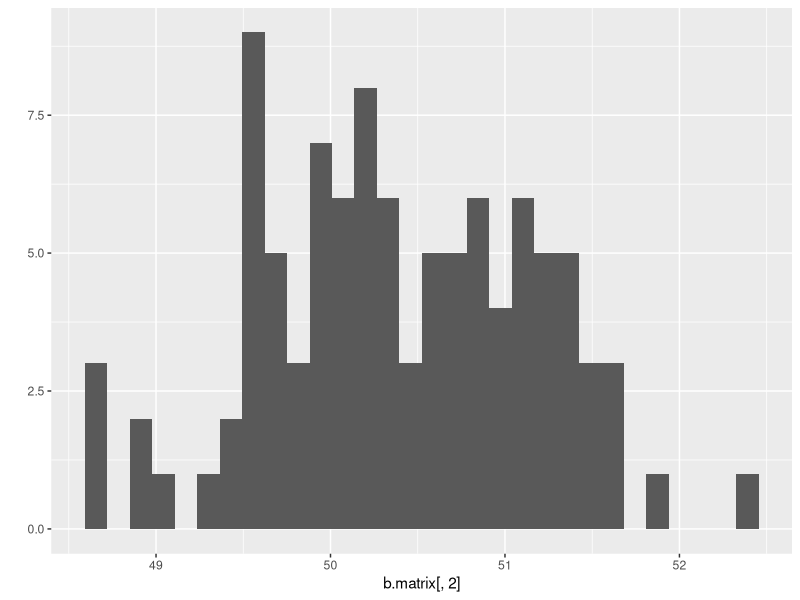
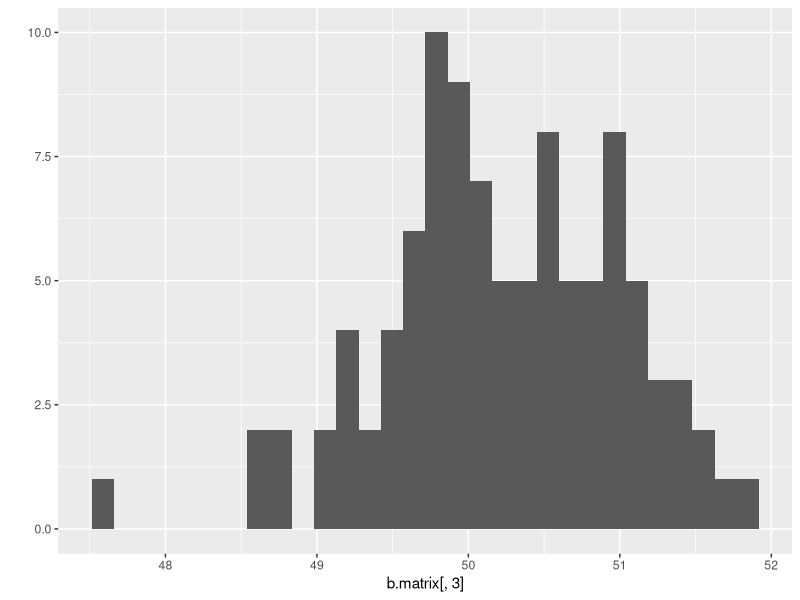
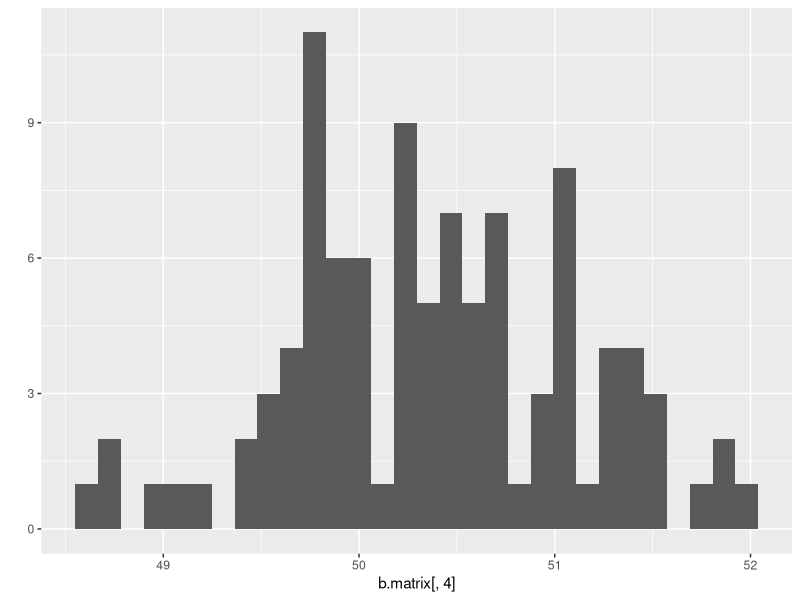
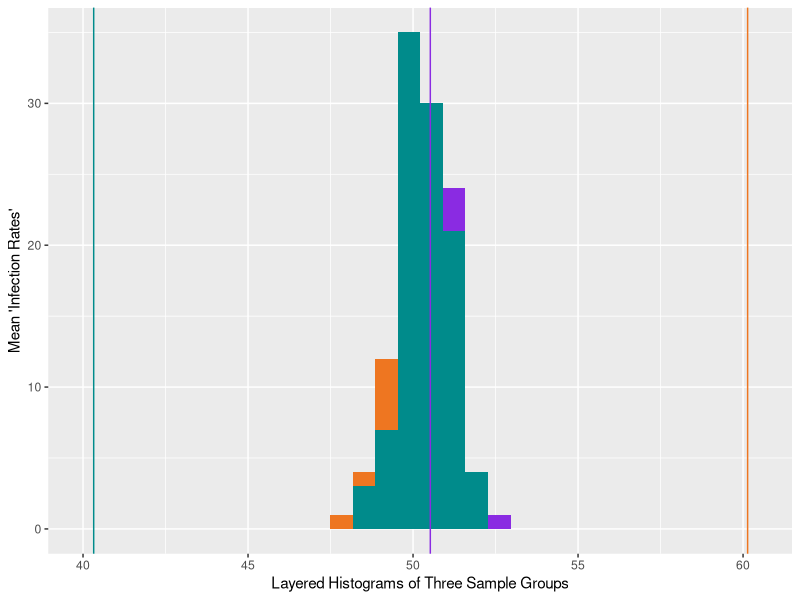

The R source for these figures, in order:
## ---- chunk 1
knitr::opts_chunk$set(echo = TRUE)
## ---- chunk 2
# Using a for loop, write a function to calculate the number of zeroes in a numeric vector. Before entering the loop, set up a counter variable counter <- 0. Inside the loop, add 1 to counter each time you have a zero in the matrix. Finally, use return(counter) for the output.

my_vec <- sample(0:10, size=10)
print(my_vec)

counter <- 0

for(i in 1:length(my_vec)){
  if(my_vec[i] == 0){
    counter <- counter + 1
  }
}

print(counter)
## ---- chunk 3
# Use subsetting instead of a loop to rewrite the function as a single line of code.

my_vec <- sample(0:10, size=10)
print(my_vec)

count <- sum(my_vec == 0)
print(count)
## ---- chunk 4
# Write a function that takes as input two integers representing the number of rows and columns in a matrix. The output is a matrix of these dimensions in which each element is the product of the row number x the column number.

# Making the matrix

x <- 5
y <- 10

fake.matrix <- matrix(data=NA,nrow=x,ncol=y)
print(fake.matrix)

for (i in 1:nrow(fake.matrix)) {
  for (j in 1:ncol(fake.matrix)) {
    fake.matrix[i,j] <- i*j
  } # end of column j loop
} # end of row i loop

print(fake.matrix)

# Creating the custom function to multiple col # by row #
row.times.col <- function(x=2,y=3){
  fake.matrix <- matrix(data=NA,nrow=x,ncol=y)
  for (i in 1:nrow(fake.matrix)) {
    for (j in 1:ncol(fake.matrix)) {
      fake.matrix[i,j] <- i*j
  } # end of column j loop
} # end of row i loop
return(fake.matrix)

}

# Testing with default values
row.times.col()

# Testing with inputting values
row.times.col(3,6)
## ---- chunk 5
# In the next few lectures, you will learn how to do a randomization test on your data. We will complete some of the steps today to practice calling custom functions within a for loop. Use the code from the March 31st lecture (Randomization Tests) to complete the following steps:

# Simulate a dataset with 3 groups of data, each group drawn from a distribution with a different mean. The final data frame should have 1 column for group and 1 column for the response variable.

library(ggplot2)
library(tidyverse)

group1 <- rnorm(100, mean = 50, sd = 5)
group2 <- rnorm(100, mean = 60, sd = 5)
group3 <- rnorm(100, mean = 40, sd = 5)

fake.data <- data.frame(group1, group2, group3)
print(fake.data)

new.fake.data <- fake.data %>%
  pivot_longer(cols=group1:group3,
               names_to = "Group",
               values_to = "ResponseVariable")
head(new.fake.data)

# Write a custom function that 1) reshuffles the response variable, and 2) calculates the mean of each group in the reshuffled data. Store the means in a vector of length 3.

##################################################
# function: shuffleData
# randomize data for regression analysis and get the mean of newly shuffled values
# input: 2-column data frame (group, response)
# output: 2-column data frame (group, response)
#------------------------------------------------- 
shuffleData <- function(z=dataframe) {
                z$ResponseVariable <- sample(z$ResponseVariable)
                
z1 <- z[z$Group == "group1",]
z2 <- z[z$Group == "group2",]
z3 <- z[z$Group == "group3",]

mean1 <- mean(z1$ResponseVariable)
mean2 <- mean(z2$ResponseVariable)
mean3 <- mean(z3$ResponseVariable)

mean_vec <- c(mean1,mean2,mean3)

return(mean_vec)
}

shuffleData(new.fake.data)

# Use a for loop to repeat the function in b 100 times. Store the results in a data frame that has 1 column indicating the replicate number and 1 column for each new group mean, for a total of 4 columns.

# Make an empty matrix to start

a.matrix <- matrix(data = NA, nrow = 100, ncol = 3)
print(a.matrix)

# Write a for loop to get 100 rows of means
for(i in 1:100){
  a.matrix[i,] <- shuffleData(new.fake.data)
}

print(a.matrix)

# Making that into a data frame
rep_number <- seq(1:100)

b.matrix <- cbind(rep_number, a.matrix)

# Renaming the columns so they make sense
colnames(b.matrix) <- c("Replicate_Number","Group_1_Mean","Group_2_Mean","Group_3_Mean")

print(b.matrix)

# Use qplot() to create a histogram of the means for each reshuffled group. Or, if you want a challenge, use ggplot() to overlay all 3 histograms in the same figure. How do the distributions of reshuffled means compare to the original means?

# Group 1 Means
qplot(b.matrix[,2]) # how do I change the x-axes?

# Group 2 Means
qplot(b.matrix[,3])

# Group 3 Means
qplot(b.matrix[,4])
## ---- chunk 6

head(b.matrix)
c.matrix <- b.matrix[,-1]
head(c.matrix)
mean.df <- as.data.frame(c.matrix)
head(mean.df)

# Use ggplot to put three histos on top of eachother 

ggplot(data=mean.df)+
  geom_histogram(aes(x=Group_1_Mean),fill="blueviolet")+
  geom_histogram(aes(x=Group_2_Mean),fill="chocolate2")+
  geom_histogram(aes(x=Group_3_Mean),fill="cyan4")+
  geom_vline(xintercept = mean(fake.data$group1), color="blueviolet")+
  geom_vline(xintercept = mean(fake.data$group2), color="chocolate2")+
  geom_vline(xintercept = mean(fake.data$group3), color="cyan4")+
  labs(y="Mean 'Infection Rates'",x="Layered Histograms of Three Sample Groups")+
  scale_color_manual(name="Legend", 
                   breaks=c("Group 1", "Group 2", "Group 3"),
                   values=c("Group 1"="blueviolet", "Group 2"="chocolate2", "Group 3"="cyan4"))

# I don't know why I can't make a legend!
